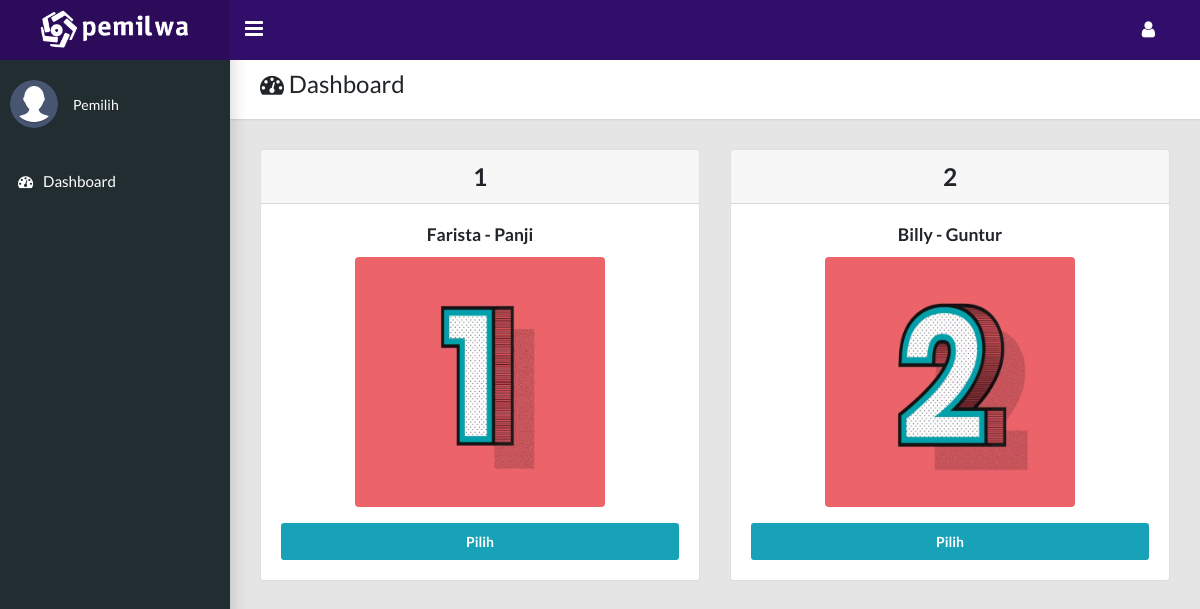
The page /index.php/utama/pilih on the database as committed earlier.
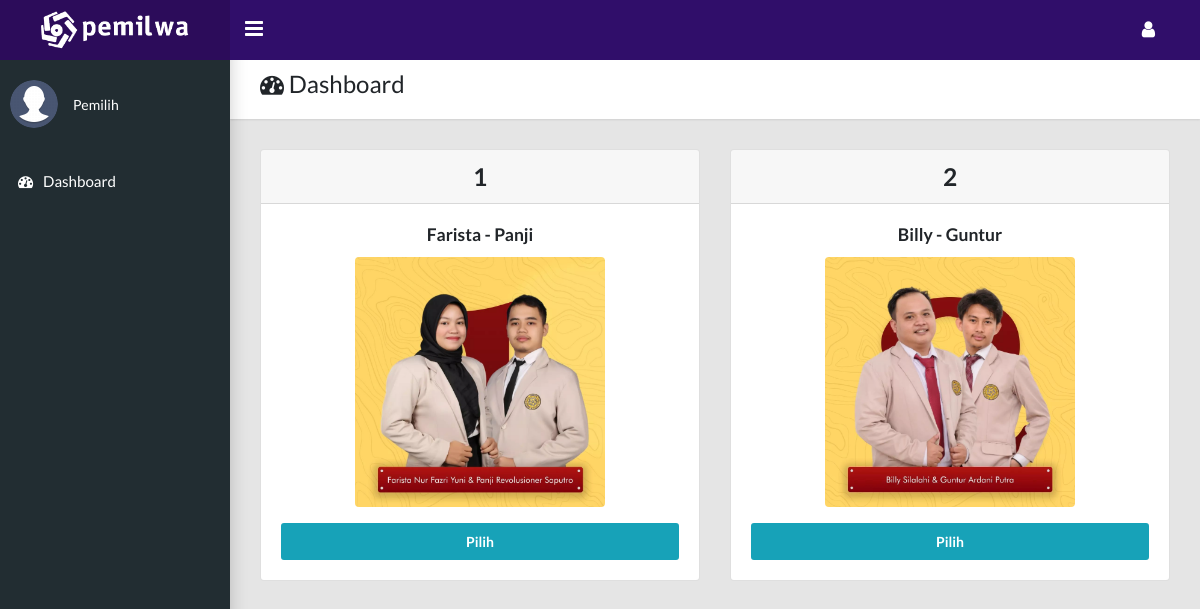
The same page on the database as committed later.
### tables this page shows
CREATE TABLE `kandidat` (
  `id_kandidat` int(11) NOT NULL,
  `nama_kandidat` varchar(120) DEFAULT NULL,
  `nomor_kandidat` varchar(10) DEFAULT NULL,
  `foto_kandidat` text DEFAULT NULL
);

### application/controllers/Utama.php (called while the page is built, shortened)
<?php
class Utama extends CI_Controller {
	function __construct ()
    {
        $this->load->helper('url');
    }
    public function pilih()
    {
        $pemilih = $this->session->userdata('id_pemilih');
        $cek= $this->db->get_where('pilih', array('id_pemilih' => $pemilih));
        $banyak= $cek->num_rows();
        if ($banyak >= 1){
            $this->session->set_flashdata('error', 'Anda sudah selesai memilih. Terima Kasih!');
            redirect('utama');
        } else {
            $data['kandidat']=$this->db->get('kandidat')->result();
            $this->load->view('pilih/index', $data);
        }
    }
}

### index.php (called while the page is built, shortened)
<?php
require_once BASEPATH.'core/CodeIgniter.php';

### application/views/pilih/index.php (the view, shortened to what this page needs)
<!DOCTYPE html>
<html lang="en">
<head>
    <link rel="stylesheet" type="text/css" href="<?= base_url('assets/css/main.css'); ?>">
    <link rel="stylesheet" type="text/css" href="https://maxcdn.bootstrapcdn.com/font-awesome/4.7.0/css/font-awesome.min.css">
</head>
<body class="app sidebar-mini">
    <?php $this->load->view('./_partials/navbar'); ?>
    <?php $this->load->view('./_partials/sidebar'); ?>
    <main class="app-content">
        <div class="app-title">
            <div>
                <h1><i class="fa fa-dashboard"></i> Dashboard</h1>
            </div>
        </div>
        <div class="row">
            <?php foreach ($kandidat as $data) : ?>
                <div class="col">
                    <div class="card">
                        <h3 class="card-header text-center"><?= $data->nomor_kandidat; ?></h3>
                        <div class="card-body">
                            <h5 class="card-title text-center"><?= $data->nama_kandidat; ?></h5>
                            <img src="<?= base_url('gambar/' . $data->foto_kandidat); ?>" style="height: 250px; width: 250px;" class="rounded mx-auto d-block" alt="...">
                            <a href="<?= base_url('utama/simpan/' . $data->id_kandidat); ?>" class="btn btn-info btn-block mt-3">Pilih</a>
                        </div>
                    </div>
                </div>
            <?php endforeach; ?>
        </div>
    </main>
</body>
</html>

### application/views/_partials/navbar.php (shortened to what this page needs)
<header class="app-header">
  <a class="app-header__logo" href="utama">
    <img src="<?= base_url('assets/images/siap-pemilwa-logo.gif'); ?>" alt="Logo" style="max-width: 200px; max-height: 60px;">
  </a>
  <a class="app-sidebar__toggle mt-1" href="#" data-toggle="sidebar" aria-label="Hide Sidebar"></a>
  <ul class="app-nav">
    <li class="dropdown"><a class="app-nav__item mt-1" href="#" data-toggle="dropdown" aria-label="Open Profile Menu"><i class="fa fa-user fa-lg"></i></a>
    </li>
  </ul>
</header>

### application/views/_partials/sidebar.php (shortened to what this page needs)
<aside class="app-sidebar">
  <div class="app-sidebar__user"><img class="app-sidebar__user-avatar" src="<?= base_url('assets/images/logo.png'); ?>" alt="User Image">
    <div>
      <p class="app-sidebar__user-designation">Pemilih</p>
    </div>
  </div>
  <ul class="app-menu">
    <li><a class="app-menu__item" href="<?= base_url('utama'); ?>"><i class="app-menu__icon fa fa-dashboard"></i><span class="app-menu__label">Dashboard</span></a></li>
  </ul>
</aside>

Rows that differ between the two databases and show on the page:
changed kandidat "Farista - Panji": foto_kandidat: a different picture
changed kandidat "Billy - Guntur": foto_kandidat: a different picture
